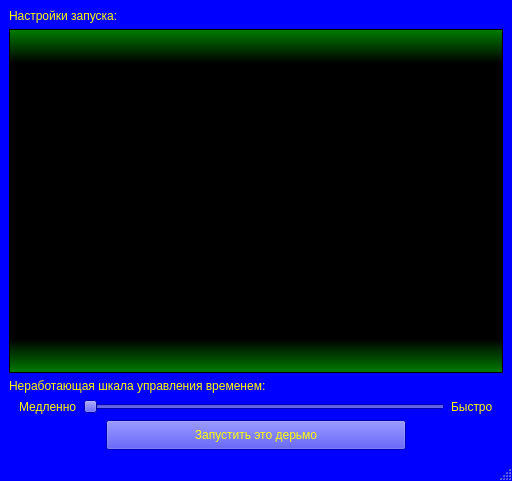
<?xml version="1.0" encoding="UTF-8"?>
<ui version="4.0">
 <class>window_start</class>
 <widget class="QMainWindow" name="window_start">
  <property name="geometry">
   <rect>
    <x>0</x>
    <y>0</y>
    <width>512</width>
    <height>481</height>
   </rect>
  </property>
  <property name="palette">
   <palette>
    <active>
     <colorrole role="WindowText">
      <brush brushstyle="SolidPattern">
       <color alpha="255">
        <red>255</red>
        <green>255</green>
        <blue>0</blue>
       </color>
      </brush>
     </colorrole>
     <colorrole role="Button">
      <brush brushstyle="SolidPattern">
       <color alpha="255">
        <red>0</red>
        <green>0</green>
        <blue>255</blue>
       </color>
      </brush>
     </colorrole>
     <colorrole role="Text">
      <brush brushstyle="SolidPattern">
       <color alpha="255">
        <red>255</red>
        <green>255</green>
        <blue>0</blue>
       </color>
      </brush>
     </colorrole>
     <colorrole role="ButtonText">
      <brush brushstyle="SolidPattern">
       <color alpha="255">
        <red>255</red>
        <green>255</green>
        <blue>0</blue>
       </color>
      </brush>
     </colorrole>
     <colorrole role="Base">
      <brush brushstyle="SolidPattern">
       <color alpha="255">
        <red>0</red>
        <green>0</green>
        <blue>255</blue>
       </color>
      </brush>
     </colorrole>
     <colorrole role="Window">
      <brush brushstyle="SolidPattern">
       <color alpha="255">
        <red>0</red>
        <green>0</green>
        <blue>255</blue>
       </color>
      </brush>
     </colorrole>
     <colorrole role="PlaceholderText">
      <brush brushstyle="NoBrush">
       <color alpha="128">
        <red>255</red>
        <green>255</green>
        <blue>0</blue>
       </color>
      </brush>
     </colorrole>
    </active>
    <inactive>
     <colorrole role="WindowText">
      <brush brushstyle="SolidPattern">
       <color alpha="255">
        <red>255</red>
        <green>255</green>
        <blue>0</blue>
       </color>
      </brush>
     </colorrole>
     <colorrole role="Button">
      <brush brushstyle="SolidPattern">
       <color alpha="255">
        <red>0</red>
        <green>0</green>
        <blue>255</blue>
       </color>
      </brush>
     </colorrole>
     <colorrole role="Text">
      <brush brushstyle="SolidPattern">
       <color alpha="255">
        <red>255</red>
        <green>255</green>
        <blue>0</blue>
       </color>
      </brush>
     </colorrole>
     <colorrole role="ButtonText">
      <brush brushstyle="SolidPattern">
       <color alpha="255">
        <red>255</red>
        <green>255</green>
        <blue>0</blue>
       </color>
      </brush>
     </colorrole>
     <colorrole role="Base">
      <brush brushstyle="SolidPattern">
       <color alpha="255">
        <red>0</red>
        <green>0</green>
        <blue>255</blue>
       </color>
      </brush>
     </colorrole>
     <colorrole role="Window">
      <brush brushstyle="SolidPattern">
       <color alpha="255">
        <red>0</red>
        <green>0</green>
        <blue>255</blue>
       </color>
      </brush>
     </colorrole>
     <colorrole role="PlaceholderText">
      <brush brushstyle="NoBrush">
       <color alpha="128">
        <red>255</red>
        <green>255</green>
        <blue>0</blue>
       </color>
      </brush>
     </colorrole>
    </inactive>
    <disabled>
     <colorrole role="WindowText">
      <brush brushstyle="SolidPattern">
       <color alpha="255">
        <red>255</red>
        <green>255</green>
        <blue>0</blue>
       </color>
      </brush>
     </colorrole>
     <colorrole role="Button">
      <brush brushstyle="SolidPattern">
       <color alpha="255">
        <red>0</red>
        <green>0</green>
        <blue>255</blue>
       </color>
      </brush>
     </colorrole>
     <colorrole role="Text">
      <brush brushstyle="SolidPattern">
       <color alpha="255">
        <red>255</red>
        <green>255</green>
        <blue>0</blue>
       </color>
      </brush>
     </colorrole>
     <colorrole role="ButtonText">
      <brush brushstyle="SolidPattern">
       <color alpha="255">
        <red>255</red>
        <green>255</green>
        <blue>0</blue>
       </color>
      </brush>
     </colorrole>
     <colorrole role="Base">
      <brush brushstyle="SolidPattern">
       <color alpha="255">
        <red>0</red>
        <green>0</green>
        <blue>255</blue>
       </color>
      </brush>
     </colorrole>
     <colorrole role="Window">
      <brush brushstyle="SolidPattern">
       <color alpha="255">
        <red>0</red>
        <green>0</green>
        <blue>255</blue>
       </color>
      </brush>
     </colorrole>
     <colorrole role="PlaceholderText">
      <brush brushstyle="NoBrush">
       <color alpha="128">
        <red>255</red>
        <green>255</green>
        <blue>0</blue>
       </color>
      </brush>
     </colorrole>
    </disabled>
   </palette>
  </property>
  <property name="windowTitle">
   <string>BestCeller by TexturKA</string>
  </property>
  <property name="styleSheet">
   <string notr="true">background: &quot;#0000FF&quot;;
color: &quot;#FFFF00&quot;</string>
  </property>
  <widget class="QWidget" name="centralwidget">
   <layout class="QVBoxLayout" name="verticalLayout">
    <item>
     <widget class="QLabel" name="label_settings">
      <property name="styleSheet">
       <string notr="true">font: 75 8pt &quot;System&quot;;</string>
      </property>
      <property name="text">
       <string>Настройки запуска:</string>
      </property>
     </widget>
    </item>
    <item>
     <widget class="QTextEdit" name="settings">
      <property name="styleSheet">
       <string notr="true">background: qlineargradient(spread:pad, x1:0, y1:0, x2:0, y2:1, stop:0 rgba(0, 127, 0, 255), stop:0.1 rgba(0, 0, 0, 255), stop:0.9 rgba(0, 0, 0, 255), stop:1 rgba(0, 127, 0, 255));
font: 12pt &quot;Consolas&quot;;
color: &quot;#00FF00&quot;
</string>
      </property>
      <property name="html">
       <string>&lt;!DOCTYPE HTML PUBLIC &quot;-//W3C//DTD HTML 4.0//EN&quot; &quot;http://www.w3.org/TR/REC-html40/strict.dtd&quot;&gt;
&lt;html&gt;&lt;head&gt;&lt;meta name=&quot;qrichtext&quot; content=&quot;1&quot; /&gt;&lt;style type=&quot;text/css&quot;&gt;
p, li { white-space: pre-wrap; }
&lt;/style&gt;&lt;/head&gt;&lt;body style=&quot; font-family:'Consolas'; font-size:12pt; font-weight:400; font-style:normal;&quot;&gt;
&lt;p style=&quot;-qt-paragraph-type:empty; margin-top:0px; margin-bottom:0px; margin-left:0px; margin-right:0px; -qt-block-indent:0; text-indent:0px; font-family:'Courier'; font-size:10pt;&quot;&gt;&lt;br /&gt;&lt;/p&gt;&lt;/body&gt;&lt;/html&gt;</string>
      </property>
     </widget>
    </item>
    <item>
     <widget class="QLabel" name="label_time">
      <property name="styleSheet">
       <string notr="true">font: 75 8pt &quot;System&quot;;</string>
      </property>
      <property name="text">
       <string>Неработающая шкала управления временем:</string>
      </property>
     </widget>
    </item>
    <item>
     <layout class="QHBoxLayout" name="horizontalLayout_2">
      <property name="leftMargin">
       <number>10</number>
      </property>
      <property name="rightMargin">
       <number>10</number>
      </property>
      <item>
       <widget class="QLabel" name="label_4">
        <property name="styleSheet">
         <string notr="true">font: 75 8pt &quot;System&quot;;</string>
        </property>
        <property name="text">
         <string>Медленно</string>
        </property>
       </widget>
      </item>
      <item>
       <widget class="QSlider" name="slider_time">
        <property name="styleSheet">
         <string notr="true"/>
        </property>
        <property name="orientation">
         <enum>Qt::Horizontal</enum>
        </property>
       </widget>
      </item>
      <item>
       <widget class="QLabel" name="label_3">
        <property name="styleSheet">
         <string notr="true">font: 75 8pt &quot;System&quot;;</string>
        </property>
        <property name="text">
         <string>Быстро</string>
        </property>
       </widget>
      </item>
     </layout>
    </item>
    <item>
     <layout class="QHBoxLayout" name="horizontalLayout">
      <property name="spacing">
       <number>6</number>
      </property>
      <item>
       <spacer name="horizontalSpacer">
        <property name="orientation">
         <enum>Qt::Horizontal</enum>
        </property>
        <property name="sizeHint" stdset="0">
         <size>
          <width>40</width>
          <height>20</height>
         </size>
        </property>
       </spacer>
      </item>
      <item>
       <widget class="QPushButton" name="start_button">
        <property name="minimumSize">
         <size>
          <width>300</width>
          <height>30</height>
         </size>
        </property>
        <property name="styleSheet">
         <string notr="true">background: &quot;#FF0000&quot;;
font: 75 8pt &quot;System&quot;;
color: &quot;#0000FF&quot;</string>
        </property>
        <property name="text">
         <string>Запустить это дерьмо</string>
        </property>
       </widget>
      </item>
      <item>
       <spacer name="horizontalSpacer_2">
        <property name="orientation">
         <enum>Qt::Horizontal</enum>
        </property>
        <property name="sizeHint" stdset="0">
         <size>
          <width>40</width>
          <height>20</height>
         </size>
        </property>
       </spacer>
      </item>
     </layout>
    </item>
   </layout>
  </widget>
  <widget class="QMenuBar" name="menubar">
   <property name="geometry">
    <rect>
     <x>0</x>
     <y>0</y>
     <width>512</width>
     <height>21</height>
    </rect>
   </property>
  </widget>
  <widget class="QStatusBar" name="statusbar"/>
 </widget>
 <resources/>
 <connections/>
</ui>
